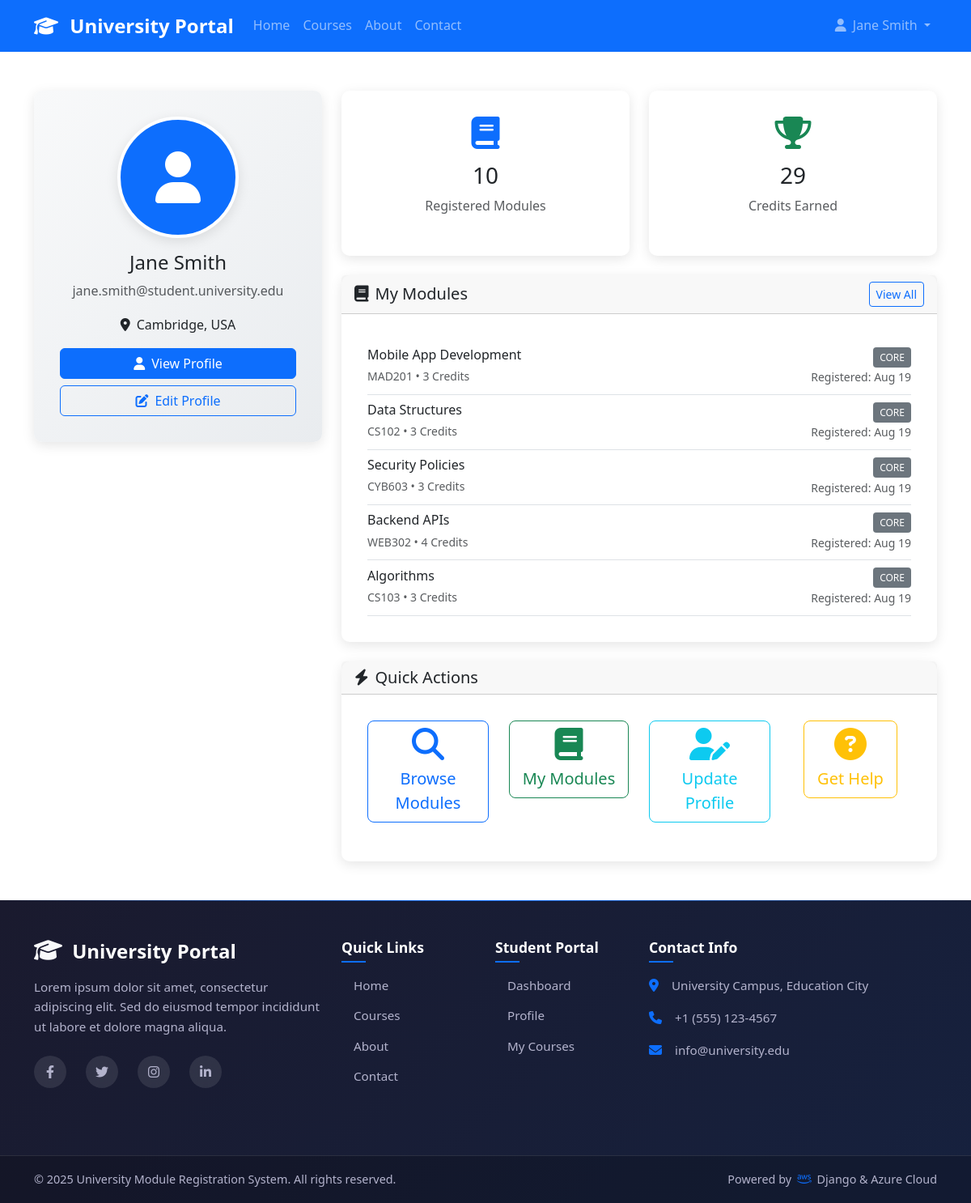
Screenshot of /auth/dashboard/ (signed in) with the database file from the repository.
### students/models.py (models this page shows, shortened)
class Student(models.Model):
    user = models.OneToOneField(User, on_delete=models.CASCADE)
    date_of_birth = models.DateField()
    address = models.TextField()
    city = models.CharField(max_length=100)
    country = models.CharField(max_length=100)
    photo = models.ImageField(upload_to='student_photos/', blank=True, null=True)
    is_email_verified = models.BooleanField(default=False)
    created_at = models.DateTimeField(auto_now_add=True)
    updated_at = models.DateTimeField(auto_now=True)
    class Meta:
        ordering = ['user__first_name', 'user__last_name']
    @property
    def full_name(self):
        return self.user.get_full_name() or self.user.username

### modules/models.py (models this page shows, shortened)
class Registration(models.Model):
    student = models.ForeignKey('students.Student', on_delete=models.CASCADE, related_name='registrations')
    module = models.ForeignKey(Module, on_delete=models.CASCADE, related_name='registrations')
    date_registered = models.DateTimeField(auto_now_add=True)
    class Meta:
        unique_together = ('student', 'module')
        ordering = ['-date_registered']

class Module(models.Model):
    CATEGORY_CHOICES = [
        ('core', 'Core'),
        ('elective', 'Elective'),
        ('optional', 'Optional'),
        ('prerequisite', 'Prerequisite'),
    ]
    course = models.ForeignKey(Course, on_delete=models.CASCADE, related_name='modules', null=True, blank=True)
    name = models.CharField(max_length=200)
    code = models.SlugField(max_length=20, unique=True)
    credit = models.PositiveIntegerField()
    description = models.TextField()
    category = models.CharField(max_length=20, choices=CATEGORY_CHOICES, default='core')
    availability = models.BooleanField(default=True, help_text="Is this module available for registration?")
    max_students = models.PositiveIntegerField(default=50, help_text="Maximum number of students")
    created_at = models.DateTimeField(auto_now_add=True)
    updated_at = models.DateTimeField(auto_now=True)
    class Meta:
        ordering = ['name']

### students/views.py (the view)
# urls.py: path('dashboard/', views.DashboardView.as_view(), name='dashboard'),
class DashboardView(LoginRequiredMixin, TemplateView):
    template_name = 'students/dashboard.html'
    login_url = '/auth/login/'
    def dispatch(self, request, *args, **kwargs):
        if hasattr(request.user, 'student') and not request.user.student.is_email_verified:
            request.session['verification_email'] = request.user.email
            messages.warning(request, 'Please verify your email address to access the dashboard.')
            return redirect('students:verify_email')
        return super().dispatch(request, *args, **kwargs)
    def get_context_data(self, **kwargs):
        context = super().get_context_data(**kwargs)
        try:
            student = self.request.user.student
            context['student'] = student
            context['registered_modules'] = student.registrations.all()[:5]
            context['total_modules'] = student.registrations.count()
            context['total_credits'] = sum(
                reg.module.credit for reg in student.registrations.all())
        except:
            context['student'] = None
        return context

### templates/students/dashboard.html (shortened to what this page needs)
{% extends 'base/base.html' %}
{% block content %}
<div class="container py-5">
    {% if student %}
    <div class="row">
        <div class="col-lg-4">
            <div class="card dashboard-card profile-card">
                <div class="card-body text-center">
                    {% if student.photo %}
                        <img src="{{ student.photo.url }}" alt="{{ student.full_name }}" class="profile-photo rounded-circle mb-3">
                    {% else %}
                        <div class="bg-primary rounded-circle mx-auto mb-3 d-flex align-items-center justify-content-center profile-photo">
                            <i class="fas fa-user fa-4x text-white"></i>
                        </div>
                    {% endif %}
                    <h4>{{ student.full_name }}</h4>
                    <p class="text-muted">{{ user.email }}</p>
                    <p><i class="fas fa-map-marker-alt me-2"></i>{{ student.city }}, {{ student.country }}</p>
                    <div class="d-grid gap-2">
                        <a href="{% url 'students:profile' %}" class="btn btn-primary">
                            <i class="fas fa-user me-2"></i>View Profile
                        </a>
                        <a href="{% url 'students:profile_edit' %}" class="btn btn-outline-primary">
                            <i class="fas fa-edit me-2"></i>Edit Profile
                        </a>
                    </div>
                </div>
            </div>
        </div>
        <div class="col-lg-8">
            <div class="row mb-4">
                <div class="col-md-6">
                    <div class="card dashboard-card text-center">
                        <div class="card-body">
                            <i class="fas fa-book dashboard-icon text-primary"></i>
                            <h3 class="count-up" data-count="{{ total_modules }}">{{ total_modules }}</h3>
                            <p class="text-muted">Registered Modules</p>
                        </div>
                    </div>
                </div>
                <div class="col-md-6">
                    <div class="card dashboard-card text-center">
                        <div class="card-body">
                            <i class="fas fa-trophy dashboard-icon text-success"></i>
                            <h3 class="count-up" data-count="{{ total_credits }}">{{ total_credits }}</h3>
                            <p class="text-muted">Credits Earned</p>
                        </div>
                    </div>
                </div>
            </div>
            <div class="card dashboard-card">
                <div class="card-header d-flex justify-content-between align-items-center">
                    <h5 class="mb-0">
                        <i class="fas fa-book me-2"></i>My Modules
                    </h5>
                    <a href="{% url 'students:my_modules' %}" class="btn btn-sm btn-outline-primary">View All</a>
                </div>
                <div class="card-body">
                    {% if registered_modules %}
                        {% for registration in registered_modules %}
                        <div class="d-flex justify-content-between align-items-center border-bottom py-2">
                            <div>
                                <h6 class="mb-1">{{ registration.module.name }}</h6>
                                <small class="text-muted">{{ registration.module.code }} • {{ registration.module.credit }} Credits</small>
                            </div>
                            <div class="text-end">
                                <span class="module-category">{{ registration.module.get_category_display }}</span><br>
                                <small class="text-muted">Registered: {{ registration.date_registered|date:"M d" }}</small>
                            </div>
                        </div>
                        {% endfor %}
                    {% endif %}
                </div>
            </div>
            <div class="card dashboard-card mt-4">
                <div class="card-header">
                    <h5 class="mb-0">
                        <i class="fas fa-bolt me-2"></i>Quick Actions
                    </h5>
                </div>
                <div class="card-body">
                    <div class="row">
                        <div class="col-md-3 text-center mb-3">
                            <a href="{% url 'modules:list' %}" class="btn btn-outline-primary btn-lg">
                                <i class="fas fa-search fa-2x mb-2"></i><br>
                                Browse Modules
                            </a>
                        </div>
                        <div class="col-md-3 text-center mb-3">
                            <a href="{% url 'students:my_modules' %}" class="btn btn-outline-success btn-lg">
                                <i class="fas fa-book fa-2x mb-2"></i><br>
                                My Modules
                            </a>
                        </div>
                        <div class="col-md-3 text-center mb-3">
                            <a href="{% url 'students:profile_edit' %}" class="btn btn-outline-info btn-lg">
                                <i class="fas fa-user-edit fa-2x mb-2"></i><br>
                                Update Profile
                            </a>
                        </div>
                        <div class="col-md-3 text-center mb-3">
                            <a href="{% url 'core:contact' %}" class="btn btn-outline-warning btn-lg">
                                <i class="fas fa-question-circle fa-2x mb-2"></i><br>
                                Get Help
                            </a>
                        </div>
                    </div>
                </div>
            </div>
        </div>
    </div>
    {% endif %}
</div>
{% endblock %}

### templates/base/base.html (shortened to what this page needs)
<!DOCTYPE html>
<html lang="en">
<head>
    <link href="https://cdn.jsdelivr.net/npm/bootstrap@5.3.0/dist/css/bootstrap.min.css" rel="stylesheet">
    <link rel="stylesheet" href="https://cdnjs.cloudflare.com/ajax/libs/font-awesome/6.4.0/css/all.min.css">
    {% load static %}
    <link rel="stylesheet" href="{% static 'css/style.css' %}">
</head>
<body>
    <nav class="navbar navbar-expand-lg navbar-dark bg-primary">
        <div class="container">
            <a class="navbar-brand" href="{% url 'core:home' %}">
                <i class="fas fa-graduation-cap me-2"></i>
                University Portal
            </a>
            <div class="collapse navbar-collapse" id="navbarNav">
                <ul class="navbar-nav me-auto">
                    <li class="nav-item">
                        <a class="nav-link" href="{% url 'core:home' %}">Home</a>
                    </li>
                    <li class="nav-item">
                        <a class="nav-link" href="{% url 'modules:list' %}">Courses</a>
                    </li>
                    <li class="nav-item">
                        <a class="nav-link" href="{% url 'core:about' %}">About</a>
                    </li>
                    <li class="nav-item">
                        <a class="nav-link" href="{% url 'core:contact' %}">Contact</a>
                    </li>
                </ul>
                <ul class="navbar-nav">
                    {% if user.is_authenticated %}
                        <li class="nav-item dropdown">
                            <a class="nav-link dropdown-toggle" href="#" role="button" data-bs-toggle="dropdown">
                                <i class="fas fa-user me-1"></i>
                                {{ user.get_full_name|default:user.username }}
                            </a>
                        </li>
                    {% endif %}
                </ul>
            </div>
        </div>
    </nav>
    <main>
        {% block content %}{% endblock %}
    </main>
    <footer class="modern-footer bg-dark text-light">
        <div class="footer-content py-5">
            <div class="container">
                <div class="row">
                    <div class="col-lg-4 mb-4">
                        <div class="footer-brand">
                            <i class="fas fa-graduation-cap me-2 fs-3"></i>
                            <h4 class="d-inline">University Portal</h4>
                        </div>
                        <p class="footer-description mt-3">Lorem ipsum dolor sit amet, consectetur adipiscing elit. Sed do eiusmod tempor incididunt ut labore et dolore magna aliqua.</p>
                        <div class="social-links mt-4">
                            <a href="#" class="social-link me-3"><i class="fab fa-facebook-f"></i></a>
                            <a href="#" class="social-link me-3"><i class="fab fa-twitter"></i></a>
                            <a href="#" class="social-link me-3"><i class="fab fa-instagram"></i></a>
                            <a href="#" class="social-link me-3"><i class="fab fa-linkedin-in"></i></a>
                        </div>
                    </div>
                    <div class="col-lg-2 col-md-6 mb-4">
                        <h5 class="footer-title">Quick Links</h5>
                        <ul class="footer-links">
                            <li><a href="{% url 'core:home' %}">Home</a></li>
                            <li><a href="{% url 'modules:list' %}">Courses</a></li>
                            <li><a href="{% url 'core:about' %}">About</a></li>
                            <li><a href="{% url 'core:contact' %}">Contact</a></li>
                        </ul>
                    </div>
                    <div class="col-lg-2 col-md-6 mb-4">
                        <h5 class="footer-title">Student Portal</h5>
                        <ul class="footer-links">
                            {% if user.is_authenticated %}
                                <li><a href="{% url 'students:dashboard' %}">Dashboard</a></li>
                                <li><a href="{% url 'students:profile' %}">Profile</a></li>
                                <li><a href="{% url 'students:my_modules' %}">My Courses</a></li>
                            {% else %}
                                <li><a href="{% url 'students:login' %}">Login</a></li>
                                <li><a href="{% url 'students:register' %}">Register</a></li>
                            {% endif %}
                        </ul>
                    </div>
                    <div class="col-lg-4 mb-4">
                        <h5 class="footer-title">Contact Info</h5>
                        <div class="contact-info">
                            <div class="contact-item mb-3">
                                <i class="fas fa-map-marker-alt me-3"></i>
                                <span>University Campus, Education City</span>
                            </div>
                            <div class="contact-item mb-3">
                                <i class="fas fa-phone me-3"></i>
                                <span>+1 (555) 123-4567</span>
                            </div>
                            <div class="contact-item mb-3">
                                <i class="fas fa-envelope me-3"></i>
                                <span>info@university.edu</span>
                            </div>
                        </div>
                    </div>
                </div>
            </div>
        </div>
        <div class="footer-bottom">
            <div class="container">
                <div class="row align-items-center py-3">
                    <div class="col-md-6">
                        <p class="mb-0">&copy; 2025 University Module Registration System. All rights reserved.</p>
                    </div>
                    <div class="col-md-6 text-md-end">
                        <span class="powered-by">Powered by <i class="fab fa-aws"></i> Django & Azure Cloud</span>
                    </div>
                </div>
            </div>
        </div>
    </footer>
</body>
</html>

### rows the page displays
Student: full_name "Jane Smith", city "Cambridge", country "USA"
Registration: module.name "Mobile App Development", module.code "MAD201", module.credit "3", module.category "CORE", date_registered "Aug 19"
Registration: module.name "Data Structures", module.code "CS102", module.credit "3", module.category "CORE", date_registered "Aug 19"
Registration: module.name "Security Policies", module.code "CYB603", module.credit "3", module.category "CORE", date_registered "Aug 19"
Registration: module.name "Backend APIs", module.code "WEB302", module.credit "4", module.category "CORE", date_registered "Aug 19"
Registration: module.name "Algorithms", module.code "CS103", module.credit "3", module.category "CORE", date_registered "Aug 19"

### other values shown
{{ user.get_full_name|default:user.username }} "Jane Smith"
{{ user.email }} "jane.smith@student.university.edu"
{{ total_modules }} "10"
{{ total_credits }} "29"
